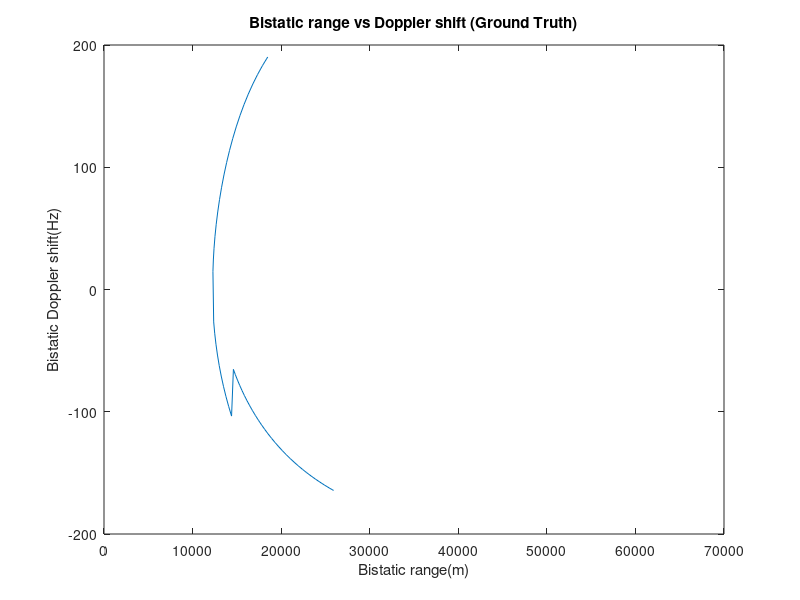

The MATLAB script that drew this image: (Note: this script raises an error after producing the figure.)
% This script calculates the Bistatic range(m)  and Doppler(Hz) From
% Bistatic setup
% Simulation
% Author: Itumeleng Malemela

%The Positions are all in the format Below
%[x,y,z] where x,y,z are the coordinates in meters in the Cartesian Coordinate System

wavelength = 299792458/94e6;

%Transmitter Position
Tx_Pos=[6440;10760;1056];
%Reference Reciever Position 
RefRx_Pos=[0;0;1000];

%Surveillance Reciever Position 
SurvRx_Pos=[0;1;1000];

%Target Positions

%Single Target Scenario 
%TargetPos = [[4000;18000;3600;],[-2000;3000;1600]];
%TargetWayPoints =[0,60];

%Lane Change Maneuver Scenario 
TargetPos = [[3806;20680;3200;],[-3116;14010;3200],[-6884;10971;4000],[-14979;3765;4000]];
TargetWayPoints =[0,20,30,60];

%Landing Maneuver
%TargetPos = [[4000;18000;2000;],[-1000;8000;1700],[-1500;6000;1500],[-1000;4000;1300],[0;4000;1100],[500;6000;1000]];
%TargetWayPoints =[0,30,38,45,50,60];

%360 Maneuver
%TargetPos = [[4000;18000;2000;],[-8528;13851;2000],[-12354;15339;2000],[-7997;17783;2000],[-13311;11938;2000],[-20431;9706;2000]];
%TargetWayPoints =[0,35,50,75,95,120];

UpdateInterval = 1;

Baseline = norm(RefRx_Pos - Tx_Pos);

SimulationTime = TargetWayPoints(end)-TargetWayPoints(1)+1;

bistatic_ranges = [];
bistatic_doppler_shifts = [];

%%%%%%%%%%%%%%%%%%%%%%%%%%%%%%%%%%%%%%%%
% For every section of waypoints we need
% to calculate the bistatic values
%%%%%%%%%%%%%%%%%%%%%%%%%%%%%%%%%%%%%%%%
prev_total_range =0;

%Loop through all the waypoints
for waypoint=1:size(TargetWayPoints,2)-1
    
    %Delta-Time : time taken in waypoint section
    delta_time = TargetWayPoints(waypoint+1)-TargetWayPoints(waypoint);

    %Delta-Position : Distance between waypoint section
    delta_postion = TargetPos(:,waypoint+1)-TargetPos(:,waypoint);

    speed_xyz = delta_postion/delta_time;

    %num steps for waypoint
    num_steps = delta_time / UpdateInterval;
    

    Target_Pos_1 = TargetPos(:,waypoint);
    %////////////////////////////////////////////////////////////////////////////////
    % CALCULATE BISTATIC RANGE AND DOPPLER FOR WAYPOINT SECTION
    %///////////////////////////////////////////////////////////////////////////////

    % Estimate the bistatic ranges at each time step
    for step = 1:num_steps
        estimated_position = Target_Pos_1 +   speed_xyz* UpdateInterval * step;
    
        
        % Calculate the distance between target and transmitter
        range_tx_target = norm(estimated_position - Tx_Pos);
        
        % Calculate the distance between target and reference receiver
        range_ref_target = norm(estimated_position - RefRx_Pos);
        
        % Calculate the distance between target and surveillance receiver
        range_surv_target = norm(estimated_position - SurvRx_Pos);
        
        total_range = range_tx_target + range_ref_target;
    
        % Calculate the bistatic ranges
        bistatic_range_ref = range_tx_target + range_ref_target - Baseline;
        bistatic_range_surv = range_tx_target + range_surv_target - Baseline;
        
        % Store the bistatic ranges in the matrix
        bistatic_ranges(end+1) = bistatic_range_ref;
    
        %Calculate the rate of change of the total range with respect to time
        
        d_total_range_dt = (total_range - prev_total_range) / UpdateInterval;
        
        prev_total_range = total_range;
        
        % Calculate the Doppler shift
        doppler_shift = - (1 / wavelength) * (d_total_range_dt);
        
        bistatic_doppler_shifts(end+1)=doppler_shift;
    
         % Calculate the Doppler shift for the previous position
        if step == 1 && waypoint==1
            prev_position = Target_Pos_1 + speed_xyz * UpdateInterval * (step - 1);
            prev_range_tx_target = norm(prev_position - Tx_Pos);
            prev_range_ref_target = norm(prev_position - RefRx_Pos);
            prev_total_range = prev_range_tx_target + prev_range_ref_target;
            
            % Calculate the Doppler shift for the previous position
            prev_doppler_shift = - (1 / wavelength) * ((total_range - prev_total_range) / UpdateInterval);
            
            % Store the previous Doppler shift in the matrix
            bistatic_doppler_shifts(step) = prev_doppler_shift;
            prev_total_range = total_range;
        end
    
    end
end



%figure(1);
%plot(bistatic_doppler_shifts,  'b-');

%figure(2);
%plot(bistatic_ranges,  'b-');

figure(3);
plot(bistatic_ranges,bistatic_doppler_shifts);
title('Bistatic range vs Doppler shift (Ground Truth)');
xlabel('Bistatic range(m)');
ylabel('Bistatic Doppler shift(Hz)');
xlim([0 7e4]);
ylim([-200 200]);

if exist('../true_data.h5', 'file')
    delete('../true_data.h5');
end

%disp(bistatic_ranges);
%disp(bistatic_doppler_shifts);

% Save bistatic ranges and Doppler shifts to an HDF5 file
h5create('../true_data.h5', '/bistatic_ranges', size(bistatic_ranges));
h5write('../true_data.h5', '/bistatic_ranges', bistatic_ranges);

h5create('../true_data.h5', '/doppler_shifts', size(bistatic_doppler_shifts));
h5write('../true_data.h5', '/doppler_shifts', bistatic_doppler_shifts);

%{
/////////////OLD CODE/////////////////////
%Duration of The Simulation and the update intterval in seconds
Simulation_time = 60;

% Calculate the change in position
delta_position = Target_Pos_2 - Target_Pos_1;

% Calculate the change in time
delta_time = 60;

% Calculate the speed in each dimension
speed_x = delta_position(1) / delta_time;
speed_y = delta_position(2) / delta_time;
speed_z = delta_position(3) / delta_time;

speed_xyz = [speed_x;speed_y;speed_z];
% Calculate the overall speed (magnitude)
speed_magnitude = norm(delta_position) / delta_time;

% Display the calculated speed
%fprintf('Overall speed: %.2f m/s\n', speed_magnitude);

% Calculate the number of time steps
num_steps = Simulation_time / UpdateInterval;

% Estimate the positions at each time step


prev_total_range =0;

% Estimate the bistatic ranges at each time step
for step = 1:num_steps+1
    estimated_position = Target_Pos_1 +   speed_xyz* UpdateInterval * step;

    
    % Calculate the distance between target and transmitter
    range_tx_target = norm(estimated_position - Tx_Pos);
    
    % Calculate the distance between target and reference receiver
    range_ref_target = norm(estimated_position - RefRx_Pos);
    
    % Calculate the distance between target and surveillance receiver
    range_surv_target = norm(estimated_position - SurvRx_Pos);
    
    total_range = range_tx_target + range_ref_target;

    % Calculate the bistatic ranges
    bistatic_range_ref = range_tx_target + range_ref_target - Baseline;
    bistatic_range_surv = range_tx_target + range_surv_target - Baseline;
    
    % Store the bistatic ranges in the matrix
    bistatic_ranges(step) = bistatic_range_ref;

    %Calculate the rate of change of the total range with respect to time
    
    d_total_range_dt = (total_range - prev_total_range) / UpdateInterval;
    
    prev_total_range = total_range;
    
    % Calculate the Doppler shift
    doppler_shift = - (1 / wavelength) * (d_total_range_dt);
    
    bistatic_doppler_shifts(step)=doppler_shift;

     % Calculate the Doppler shift for the previous position
    if step == 1
        prev_position = Target_Pos_1 + speed_xyz * UpdateInterval * (step - 1);
        prev_range_tx_target = norm(prev_position - Tx_Pos);
        prev_range_ref_target = norm(prev_position - RefRx_Pos);
        prev_total_range = prev_range_tx_target + prev_range_ref_target;
        
        % Calculate the Doppler shift for the previous position
        prev_doppler_shift = - (1 / wavelength) * ((total_range - prev_total_range) / UpdateInterval);
        
        % Store the previous Doppler shift in the matrix
        bistatic_doppler_shifts(step) = prev_doppler_shift;
        prev_total_range = total_range;
    end

end
%}